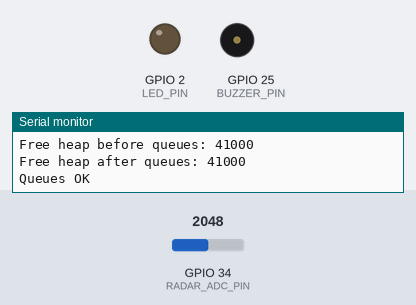
Bench run of a sketch on a simulated ESP32. Parts: output pins drawn as LEDs (lit = HIGH), buzzer (waves = sounding, pin HIGH), the last lines printed to the serial monitor. The test bench sets the inputs (shaded band); at power-on: GPIO 34 (RADAR_ADC_PIN) = 2048 (analog values on the 0–4095 scale). WiFi joins after 1.5 s; servers stay silent unless stated.

Above: at 2.6 s.
At 35.4 s:
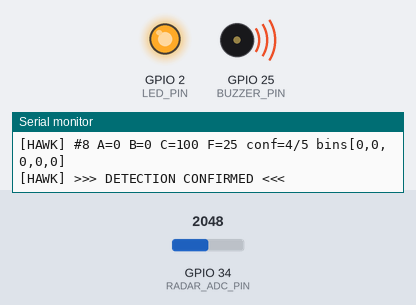
Timing chart, 0 to 38.3 s (numbered marks = the images above):
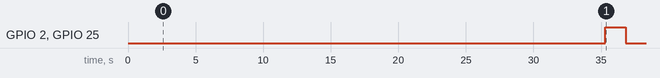

Measured:
- by itself, GPIO 2 (LED_PIN), GPIO 25 (BUZZER_PIN): LOW → HIGH at 35.3 s, → LOW 1.5 s later

The sketch:

ESP32.ino
```cpp
#include "globals.h"
#include "radar_sensor.h"
#include "signal_processing.h"
#include "detection.h"
#include "comms_ui.h"

// Define the RTOS handles
QueueHandle_t rawDataQueue;
QueueHandle_t processedDataQueue;
QueueHandle_t dashboardQueue;
SemaphoreHandle_t detectionSemaphore;

// Define the global system state
// (declared as extern in globals.h)
volatile SystemState systemState = STATE_CALIBRATING;

void setup() {
    Serial.begin(115200);
    delay(1000);  // Wait for serial port to stabilize
    Serial.println();
    Serial.println("=== H.A.W.K. System Boot ===");
    Serial.print("VitalSignData size: ");
    Serial.println(sizeof(VitalSignData));
    Serial.print("DashboardTelemetry size: ");
    Serial.println(sizeof(DashboardTelemetry));
    Serial.print("Free heap before queues: ");
    Serial.println(ESP.getFreeHeap());

    // 1. Create Queues and Semaphores
    rawDataQueue       = xQueueCreate(2048, sizeof(uint16_t));            // Buffered for 1024-pt FFT accumulation
    processedDataQueue = xQueueCreate(4, sizeof(VitalSignData));          // Holds dual-band vital sign data (reduced depth)
    dashboardQueue     = xQueueCreate(4, sizeof(DashboardTelemetry));     // Detection → CommsUI telemetry
    detectionSemaphore = xSemaphoreCreateBinary();                        // Triggers when a human is found

    Serial.print("Free heap after queues: ");
    Serial.println(ESP.getFreeHeap());

    if (rawDataQueue == NULL || processedDataQueue == NULL ||
        dashboardQueue == NULL || detectionSemaphore == NULL) {
        Serial.println("ERROR: RTOS queue creation failed!");
        // RTOS object creation failed — system halted
        while (1);
    }
    Serial.println("Queues OK");

    // 2a. Connect to WiFi and start WebSocket server (must run before scheduler)
    initCommsWiFi();

    // 2. Launch the Tasks (Name, Stack Size, Params, Priority, Task Handle)
    // Priorities: Higher number = Higher Priority in FreeRTOS
    xTaskCreate(vRadarAcquisitionTask, "RadarTask",  2048, NULL, 4, NULL);
    xTaskCreate(vSignalProcessingTask, "ProcessTask", 8192, NULL, 3, NULL);
    xTaskCreate(vDetectionTask,        "DetectTask",  6144, NULL, 2, NULL);
    xTaskCreate(vCommsUITask,          "CommsTask",   8192, NULL, 1, NULL);
}

void loop() {
    // Architecture Rule: Delete the Arduino loopTask to free CPU.
    // All work is done by our FreeRTOS tasks.
    vTaskDelete(NULL);
}
```

comms_ui.cpp
```cpp
#include "comms_ui.h"
#include "globals.h"
#include <WiFi.h>
#include <WebSocketsServer.h>

// ---------------------------------------------------------------------
// WebSocket Server on port 81
// ---------------------------------------------------------------------
WebSocketsServer webSocket = WebSocketsServer(81);

// Track connected clients (for debug logging only)
static uint8_t connectedClients = 0;

// ---------------------------------------------------------------------
// WebSocket Event Handler
// Called by the library whenever a client connects, disconnects,
// or sends data.  Runs in the context of webSocket.loop().
// ---------------------------------------------------------------------
static void webSocketEvent(uint8_t clientNum, WStype_t type,
                           uint8_t *payload, size_t length) {
    switch (type) {

        case WStype_DISCONNECTED:
            if (connectedClients > 0) connectedClients--;
            // Serial output removed — reduces UART blocking latency
            break;

        case WStype_CONNECTED: {
            connectedClients++;
            IPAddress ip = webSocket.remoteIP(clientNum);
            // Serial output removed — reduces UART blocking latency

            // Send a welcome/handshake string so the dashboard knows
            // it is talking to the correct device
            webSocket.sendTXT(clientNum, "$HAWK,STATUS,CONNECTED");
            break;
        }

        case WStype_TEXT:
            // We don't expect incoming commands yet, but log them
            // Serial output removed — reduces UART blocking latency
            break;

        default:
            break;
    }
}

// ---------------------------------------------------------------------
// initCommsWiFi()  —  call once from setup()
// Connects to the local WiFi network and starts the WebSocket server.
// This MUST finish before the FreeRTOS scheduler is active, so it is
// safe to use a blocking while-loop here.
// ---------------------------------------------------------------------
void initCommsWiFi() {
    // Serial output removed — WiFi status is shown on dashboard connection
    WiFi.mode(WIFI_STA);
    WiFi.begin(WIFI_SSID, WIFI_PASSWORD);

    // Block until connected (runs before scheduler, so this is fine)
    while (WiFi.status() != WL_CONNECTED) {
        delay(500);   // plain delay — scheduler not started yet
    }

    // Serial output removed — IP address visible in router DHCP table

    // Start the WebSocket server and register the event callback
    webSocket.begin();
    webSocket.onEvent(webSocketEvent);
    // Serial output removed
}

// ---------------------------------------------------------------------
// FreeRTOS Task 4  —  Communications & UI
// Priority 1 (lowest).  Stack recommendation: 8192 bytes.
//
// Design:
//   - Polls the dashboardQueue (non-blocking) for telemetry updates
//     from the Detection Task. Each struct arrives every FFT cycle
//     (~4.1 seconds) and carries live frequencies + confidence.
//   - When alertTriggered == true, also fires local buzzer/LED.
//   - webSocket.loop() runs every iteration at ~20 Hz to keep
//     the TCP stack alive and handle ping/pong + new connections.
//
// Protocol sent over WebSocket:
//   Telemetry:  $HAWK,DATA,<breathFreq>,<heartFreq>,<breathMag>,<heartMag>,<confidence>,<maxConf>,<timestamp>,<state>,<noiseFloor>
//   Alert:      $HAWK,ALERT,HUMAN_DETECTED,TIME:<timestamp>
//   <state> is either "CALIBRATING" or "ACTIVE"
//   BPM, distance, and detection duration are computed client-side.
// ---------------------------------------------------------------------
void vCommsUITask(void *pvParameters) {
    // 1. Initialize local hardware
    pinMode(BUZZER_PIN, OUTPUT);
    pinMode(LED_PIN, OUTPUT);
    digitalWrite(BUZZER_PIN, LOW);
    digitalWrite(LED_PIN, LOW);

    // Alarm state tracking
    bool alarmActive = false;
    TickType_t alarmStartTick = 0;
    const TickType_t alarmDuration = pdMS_TO_TICKS(1500);

    DashboardTelemetry telemetry;

    for (;;) {
        // ---- A.  Service the WebSocket event loop (non-blocking) ----
        webSocket.loop();

        // ---- B.  Check for new telemetry from the Detection Task ----
        if (xQueueReceive(dashboardQueue, &telemetry, pdMS_TO_TICKS(50)) == pdTRUE) {

            // Build the $HAWK,DATA telemetry string (includes hybrid scores)
            // Format: $HAWK,DATA,breathFreq,heartFreq,breathMag,heartMag,confidence,maxConf,timestamp,state,scoreA,scoreB,scoreC,fusedScore
            const char* stateStr = (telemetry.state == STATE_CALIBRATING) ? "CALIBRATING" : "ACTIVE";
            char dataPacket[256];
            snprintf(dataPacket, sizeof(dataPacket),
                     "$HAWK,DATA,%.3f,%.3f,%.1f,%.1f,%d,%d,%lu,%s,%.3f,%.3f,%.3f,%.3f",
                     telemetry.breathingFreq,
                     telemetry.heartbeatFreq,
                     telemetry.breathingMag,
                     telemetry.heartbeatMag,
                     telemetry.confidenceLevel,
                     telemetry.maxConfidence,
                     millis(),
                     stateStr,
                     telemetry.scoreA,
                     telemetry.scoreB,
                     telemetry.scoreC,
                     telemetry.fusedScore);

            // Serial output removed — data goes over WebSocket only

            // Broadcast to all connected WebSocket clients (non-blocking)
            webSocket.broadcastTXT(dataPacket);

            // ---- C.  Handle alert events ----
            if (telemetry.alertTriggered) {
                // Turn on local alarms
                digitalWrite(LED_PIN, HIGH);
                digitalWrite(BUZZER_PIN, HIGH);
                alarmActive    = true;
                alarmStartTick = xTaskGetTickCount();

                // Build and send the alert string
                char alertPacket[80];
                snprintf(alertPacket, sizeof(alertPacket),
                         "$HAWK,ALERT,HUMAN_DETECTED,TIME:%lu", millis());

                // Serial output removed — alert goes over WebSocket only
                webSocket.broadcastTXT(alertPacket);
            }
        }

        // ---- D.  Auto-reset alarms after 1.5 s ---------------------
        if (alarmActive &&
            (xTaskGetTickCount() - alarmStartTick) >= alarmDuration) {
            digitalWrite(LED_PIN, LOW);
            digitalWrite(BUZZER_PIN, LOW);
            alarmActive = false;
        }
    }
}
```

comms_ui.h
```cpp
#ifndef COMMS_UI_H
#define COMMS_UI_H

#include <Arduino.h>
#include <WebSocketsServer.h>
#include "globals.h"

// --- WiFi Configuration ---
// Change these to match your local network before flashing.
#define WIFI_SSID     "ChAnDaN"
#define WIFI_PASSWORD "PCSp@112"

// --- Dashboard Telemetry Structure ---
// Sent from the Detection Task to CommsUI on every FFT cycle.
// Includes raw vital data + hybrid detection engine scores.
struct DashboardTelemetry {
    float breathingFreq;       // Breathing peak frequency (Hz)
    float heartbeatFreq;       // Heartbeat peak frequency (Hz)
    float breathingMag;        // Breathing FFT magnitude
    float heartbeatMag;        // Heartbeat FFT magnitude
    int   confidenceLevel;     // Current detection confidence (0 to maxConfidence)
    int   maxConfidence;       // Maximum confidence scale
    bool  alertTriggered;      // True if this cycle caused a confirmed detection
    SystemState state;         // Current system state (CALIBRATING or ACTIVE)
    float scoreA;              // Method A: spectral comparison score (0–1)
    float scoreB;              // Method B: EMA adaptive floor score (0–1)
    float scoreC;              // Method C: differential score (0–1)
    float fusedScore;          // Weighted fusion of A+B+C (0–1)
};

// --- FreeRTOS Queue for Dashboard Telemetry ---
// Declared here, defined in ESP32.ino alongside the other RTOS handles.
extern QueueHandle_t dashboardQueue;

// WebSocket server instance (shared between init and task)
extern WebSocketsServer webSocket;

// Call this from setup() BEFORE creating the CommsUI task.
// It connects to WiFi and starts the WebSocket server on port 81.
void initCommsWiFi();

// FreeRTOS task: handles local alarms (buzzer/LED) and
// non-blocking WebSocket broadcasts + event loop servicing.
void vCommsUITask(void *pvParameters);

#endif // COMMS_UI_H
```

detection.h
```cpp
// detection.h — H.A.W.K. Hybrid Calibration Detection Engine
// FreeRTOS task wrapper + core detection API

#ifndef DETECTION_H
#define DETECTION_H

#include <Arduino.h>
#include <stdint.h>

// Result returned by run_detection() each FFT cycle
struct DetectionResult {
    bool  detected;        // true when confidence == CONFIDENCE_MAX
    int   confidence;      // 0–5
    float score_A;         // spectral comparison score (0–1)
    float score_B;         // EMA adaptive floor score  (0–1)
    float score_C;         // differential score        (0–1)
    float fused_score;     // weighted fusion           (0–1)
    bool  calibrating;     // true during Phase 1
    float calib_progress;  // 0.0–1.0 during Phase 1
};

// Call once per processed FFT cycle from vDetectionTask.
// magnitudes: FFT_VITAL_BINS element array of bin magnitudes.
DetectionResult run_detection(const float* magnitudes, int num_bins);

// Full state reset — use on reboot or to force re-calibration.
void reset_detection();

// FreeRTOS task: receives VitalSignData from signal processing,
// runs the hybrid detection engine, and sends telemetry to the dashboard.
void vDetectionTask(void *pvParameters);

#endif // DETECTION_H
```

globals.h
```cpp
#ifndef GLOBALS_H
#define GLOBALS_H

#include <Arduino.h>
#include <freertos/FreeRTOS.h>
#include <freertos/queue.h>
#include <freertos/semphr.h>

// --- Pin Definitions ---
#define RADAR_ADC_PIN 34
#define BUZZER_PIN 25
#define LED_PIN 2

// =============================================================================
// System State Machine
// =============================================================================
// The system boots into CALIBRATING for 15 seconds to learn the noise floor,
// then transitions to ACTIVE for normal human detection.
// =============================================================================
enum SystemState {
    STATE_CALIBRATING,   // Measuring environmental noise floor — no detection
    STATE_ACTIVE         // Normal operation — detection enabled
};

// Global system state — written by Detection Task, read by CommsUI Task.
// Safe without a mutex because it is a single atomic enum write.
extern volatile SystemState systemState;

// =============================================================================
// FFT Configuration
// =============================================================================
#define FFT_SIZE 1024              // 1024-point FFT
#define FFT_VITAL_BINS 13          // Bins 0–12 cover 0–3 Hz (vital sign range)

// Duration of the startup calibration window (milliseconds)
#define CALIBRATION_DURATION_MS 15000

// --- Vital Sign Data Structure ---
// Passed from Signal Processing Task to Detection Task via processedDataQueue
struct VitalSignData {
    float breathingFreq;                  // Peak frequency in the 0.2 - 0.6 Hz band
    float heartbeatFreq;                  // Peak frequency in the 1.0 - 2.5 Hz band
    float breathingMag;                   // FFT magnitude of the breathing peak
    float heartbeatMag;                   // FFT magnitude of the heartbeat peak
    float magnitudes[FFT_VITAL_BINS];     // Full FFT magnitude array for bins 0–12
};

// --- FreeRTOS Handles ---
// Use 'extern' so they are declared here but defined in ESP32.ino
extern QueueHandle_t rawDataQueue;
extern QueueHandle_t processedDataQueue;
extern QueueHandle_t dashboardQueue;
extern SemaphoreHandle_t detectionSemaphore;

#endif // GLOBALS_H
```

radar_sensor.cpp
```cpp
#include "radar_sensor.h"
#include "globals.h"

// --- Radar Sampling Parameters ---
// To satisfy the Nyquist Theorem for human vitals (max 3Hz),
// a sampling rate of 250 Hz is excellent.
// 1000ms / 250Hz = 4ms period.
#define SAMPLING_PERIOD_MS 4

void initRadar() {
    // Set ESP32 ADC to 12-bit resolution (values from 0 to 4095)
    // This high resolution is critical for catching faint breathing ripples
    analogReadResolution(12);

    // RADAR_ADC_PIN is defined in globals.h
    pinMode(RADAR_ADC_PIN, INPUT);

    // Serial output removed — ADC init is silent
}

void vRadarAcquisitionTask(void *pvParameters) {
    // 1. Initialize the ADC hardware
    initRadar();

    // 2. Setup deterministic FreeRTOS timing
    TickType_t xLastWakeTime;
    const TickType_t xFrequency = pdMS_TO_TICKS(SAMPLING_PERIOD_MS);

    // Get the initial tick count
    xLastWakeTime = xTaskGetTickCount();

    uint16_t adcValue = 0;

    // 3. The Core Real-Time Loop
    for (;;) {
        // Read the analog signal coming from your IF amplifier circuit
        adcValue = analogRead(RADAR_ADC_PIN);

        // Safely push the data to the queue
        if (rawDataQueue != NULL) {
            // The '0' timeout is crucial here. This is the highest priority task.
            // If the queue is full (FFT task is lagging), we DO NOT wait.
            // We drop the sample and move on to maintain our strict 250Hz timing.
            xQueueSend(rawDataQueue, &adcValue, 0);
        }

        // 4. Sleep until the exact 4ms mark
        // Unlike delay(), this accounts for the time it took to run analogRead()
        vTaskDelayUntil(&xLastWakeTime, xFrequency);
    }
}
```

radar_sensor.h
```cpp
#ifndef RADAR_SENSOR_H
#define RADAR_SENSOR_H

#include <Arduino.h>

// Function prototypes to expose them to ESP32.ino
void initRadar();
void vRadarAcquisitionTask(void *pvParameters);

#endif // RADAR_SENSOR_H
```

signal_processing.h
```cpp
#ifndef SIGNAL_PROCESSING_H
#define SIGNAL_PROCESSING_H
void vSignalProcessingTask(void *pvParameters);
#endif
```

Source omitted: detection.cpp (15861 bytes), signal_processing.cpp (7255 bytes)
